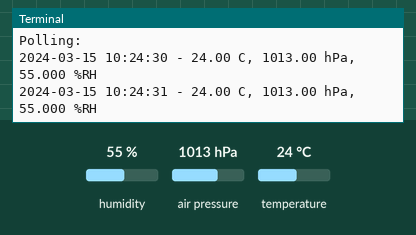
This program was run on a simulated Raspberry Pi (BCM pin numbers). On the bench: the last lines printed to the terminal. Inputs (shaded band) come from the test bench; at power-on: humidity 55 %, air pressure 1013 hPa, temperature 24 °C. The clock reads 2024-03-15 10:24:30 at power-on unless the program sets it.

Above: at 1.2 s.
1.3 s: humidity set to 22 %
At 2.6 s:
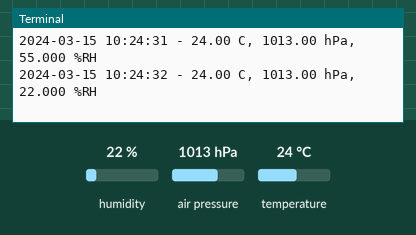
2.8 s: air pressure set to 952 hPa
At 3.7 s:
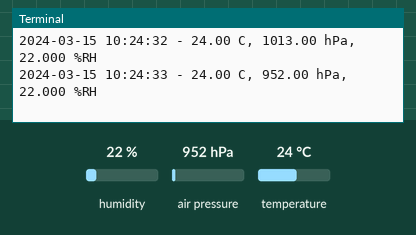
4.3 s: temperature set to 12 °C
At 4.8 s:
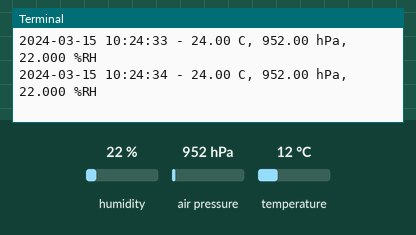
Timing chart, 0 to 7.3 s (numbered marks = the images above; inputs shaded):
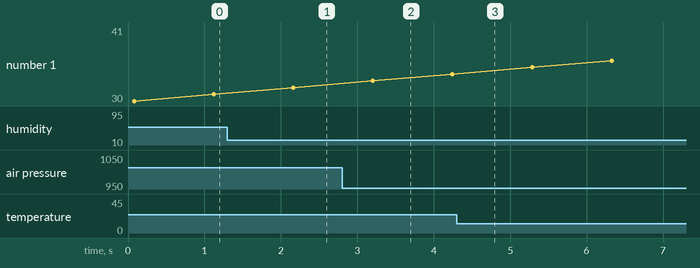

The program:

datacollection.py
```python
#!/usr/bin/env python3

import time
import datetime
import bme680

def main():
    print("Reading BME680 sensor data with timestamps")

    try:
        sensor = bme680.BME680(bme680.I2C_ADDR_PRIMARY)
    except (RuntimeError, IOError):
        sensor = bme680.BME680(bme680.I2C_ADDR_SECONDARY)

    # These oversampling settings can be tweaked to change the balance between accuracy and noise in the data.
    sensor.set_humidity_oversample(bme680.OS_2X)
    sensor.set_pressure_oversample(bme680.OS_4X)
    sensor.set_temperature_oversample(bme680.OS_8X)
    sensor.set_filter(bme680.FILTER_SIZE_3)

    print('Polling:')
    try:
        while True:
            if sensor.get_sensor_data():
                timestamp = datetime.datetime.now().strftime("%Y-%m-%d %H:%M:%S")
                output = '{0} - {1:.2f} C, {2:.2f} hPa, {3:.3f} %RH'.format(timestamp, sensor.data.temperature, sensor.data.pressure, sensor.data.humidity)
                print(output)
            time.sleep(1)  # Adjust sleep time as needed
    except KeyboardInterrupt:
        pass

if __name__ == '__main__':
    main()
```

Measured:
- after the input at 1.3 s, the terminal: prints a new line after 0.86 s (image 1)
- after the input at 2.8 s, the terminal: prints a new line after 0.40 s (image 2)
